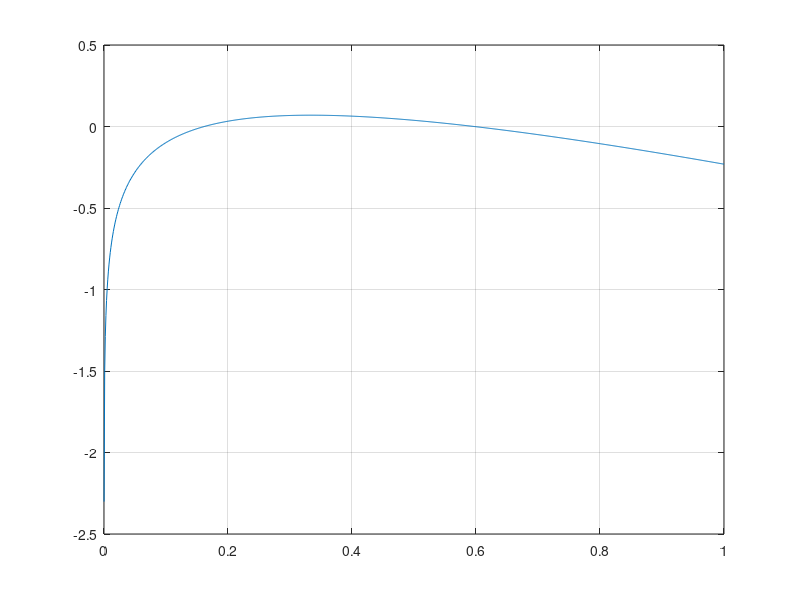

Write MATLAB code to recreate this figure. (Note: this script raises an error after producing the figure.)
%y1 e y2 complicate
y1 =@ (x) 1/3*log(x/2)+x.^2;
y2 =@ (x) (x.^2+x-1);
% differenza tra le due funzioni
diff =@ (x) 1/3*log(x/2) - x + 1;

x = linspace(0.0001,1,1000);
y = diff(x);
figure(1);clf;
plot(x,y);
grid on;
hold on;

df   =@ (x) 1./(3*x)-1;
dy = df(x);
tol  = 1e-8;
kmax = 50;
x0   = 0.001;
x_l = 0.05;
x_r = 0.45;
[z,res,k,ERR] = newton(diff,df,x_l,tol,kmax)
[z2,res2,k2,ERR2] = newton(diff,df,x_r,tol,kmax)

plot(z,res,'xr',  z2,res2,'xr');

phi_1 =@ (x) 1/3*log(x/2) + 1;
phi_2 =@ (x) 2*e.^(3*(x-1));

phi_1_y = phi_1(x);
phi_2_y = phi_2(x);

figure(2);clf;
plot(x,phi_1_y,'r-',  x,phi_2_y,'b-',  x,x,'k-');
legend('phi_1(x)', 'phi_2(x)', 'y=x');

fprintf('phi_1(x), x_0 = 0.05\n');
[point,err,niter] = fixedpoint(phi_1, x_l, tol, kmax)
fprintf('\nphi_1(x), x_0 = 0.45\n');
[point,err,niter] = fixedpoint(phi_1, x_r, tol, kmax)
fprintf('\nphi_2(x), x_0 = 0.05\n');
[point,err,niter] = fixedpoint(phi_2, x_l, tol, kmax)
fprintf('\nphi_2(x), x_0 = 0.45\n');
[point,err,niter] = fixedpoint(phi_2, x_r, tol, kmax)

d_phi_1 =@ (x) 1./(3*x);
d_phi_2 =@ (x) 6*e.^(3*(x-1));

fprintf('\nDerivative of phi_1 in %2.2f -> %2.2f', z, d_phi_1(z));
fprintf('\nDerivative of phi_1 in %2.2f -> %2.2f', z2, d_phi_1(z2));
fprintf('\nDerivative of phi_2 in %2.2f -> %2.2f', z, d_phi_2(z));
fprintf('\nDerivative of phi_2 in %2.2f -> %2.2f\n', z2, d_phi_2(z2));






